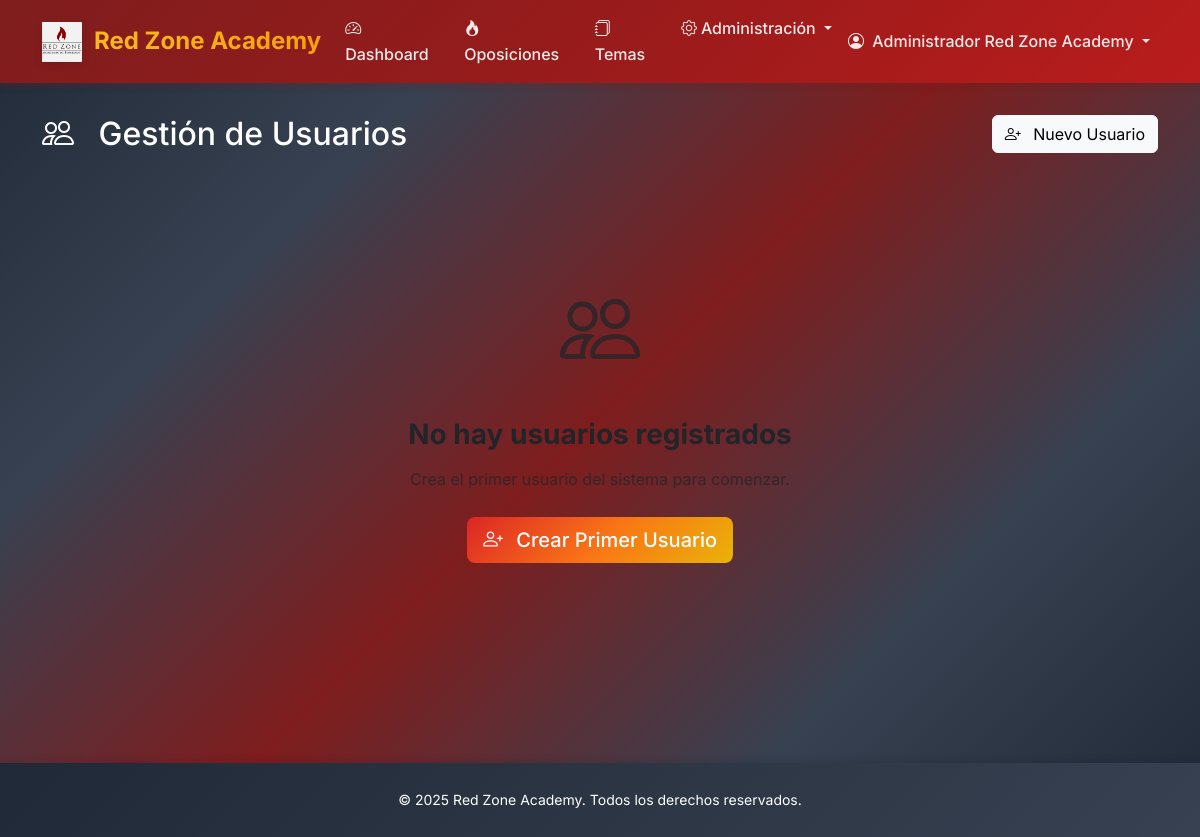
Page /dashboard/admin/users/ (signed in) on the earlier database version.
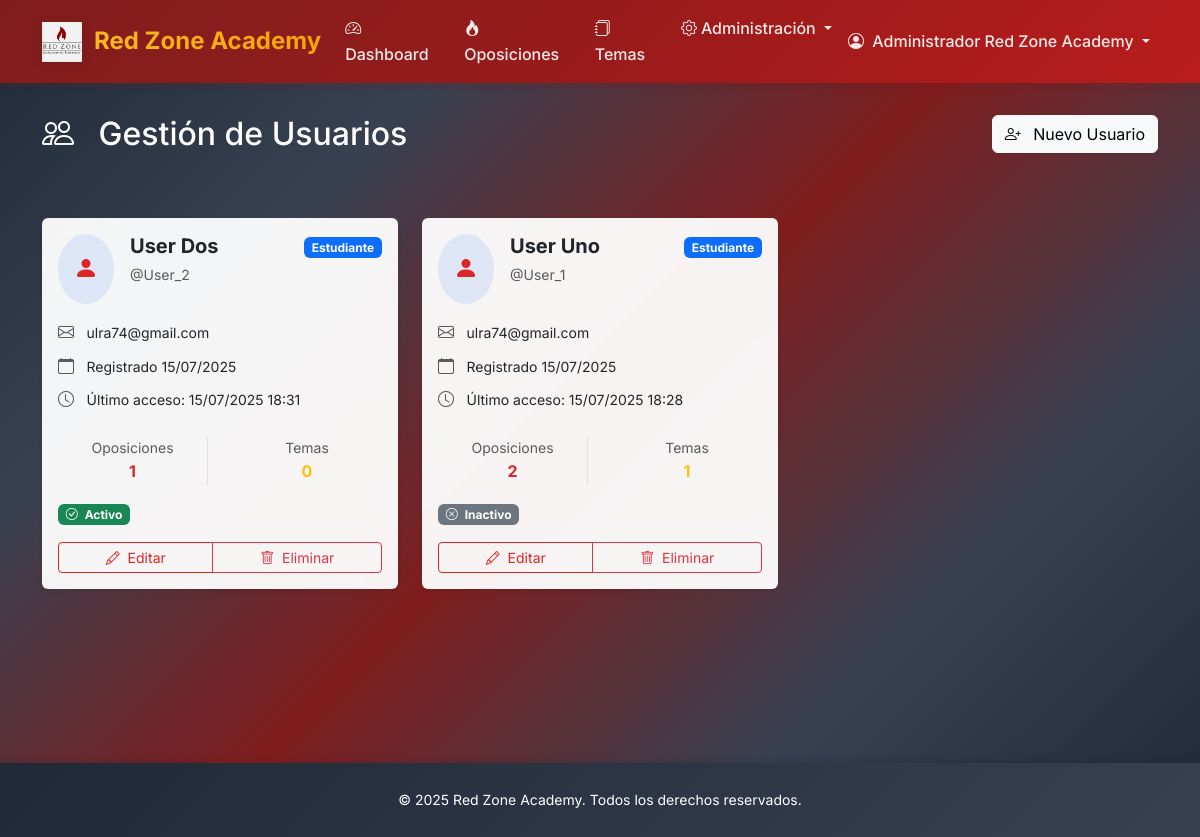
Same page on the later database version.
### accounts/models.py (models this page shows, shortened)
class CustomUser(AbstractUser):
    USER_TYPES = [
        ('admin', 'Administrador'),
        ('student', 'Alumno'),
    ]
    user_type = models.CharField(max_length=10, choices=USER_TYPES, default='student')
    created_at = models.DateTimeField(auto_now_add=True)
    def is_admin(self):
        return self.user_type == 'admin'

### core/views.py (the view)
# urls.py: path('admin/users/', views.AdminUserListView.as_view(), name='admin_user_list'),
class AdminUserListView(AdminRequiredMixin, ListView):
    model = CustomUser
    template_name = 'core/admin/user_list.html'
    context_object_name = 'users'
    paginate_by = 20
    def get_queryset(self):
        return CustomUser.objects.filter(user_type='student').order_by('-date_joined')
    def get_context_data(self, **kwargs):
        context = super().get_context_data(**kwargs)
        context['title'] = 'Gestión de Usuarios'
        return context

### core/views.py (called while the page is built)
    def test_func(self):
        return self.request.user.is_authenticated and self.request.user.is_admin()

### templates/core/admin/user_list.html (shortened to what the changed rows need)
{% extends 'base.html' %}
{% load humanize %}
{% block content %}
<div class="container-fluid d-flex flex-column" style="min-height: calc(100vh - 120px);">
    <div class="page-header">
        <div class="container">
            <div class="row align-items-center">
                <div class="col">
                    <h1 class="h2 mb-0">
                        <i class="bi bi-people me-3"></i>
                        {{ title }}
                    </h1>
                </div>
            </div>
        </div>
    </div>
    <div class="container flex-grow-1">
        {% if users %}
            <div class="row">
                {% for user in users %}
                    <div class="col-lg-4 col-md-6 mb-4">
                        <div class="card border-0 shadow-sm h-100 user-card">
                            <div class="card-body d-flex flex-column">
                                <div class="d-flex align-items-start mb-3">
                                    <div class="bg-primary bg-opacity-10 rounded-circle p-3 me-3">
                                        {% if user.user_type == 'admin' %}
                                            <i class="bi bi-shield-fill-check text-danger fs-4"></i>
                                        {% else %}
                                            <i class="bi bi-person-fill text-primary fs-4"></i>
                                        {% endif %}
                                    </div>
                                    <div class="flex-grow-1">
                                        <h5 class="card-title mb-1 fw-bold">
                                            {{ user.get_full_name|default:user.username }}
                                        </h5>
                                        <small class="text-muted">@{{ user.username }}</small>
                                    </div>
                                    <div>
                                        {% if user.user_type == 'admin' %}
                                            <span class="badge bg-danger">Admin</span>
                                        {% else %}
                                            <span class="badge bg-primary">Estudiante</span>
                                        {% endif %}
                                    </div>
                                </div>
                                <div class="mb-3 flex-grow-1">
                                    <div class="mb-2">
                                        <i class="bi bi-envelope text-muted me-2"></i>
                                        <small>{{ user.email|default:"Sin email" }}</small>
                                    </div>
                                    <div class="mb-2">
                                        <i class="bi bi-calendar text-muted me-2"></i>
                                        <small>Registrado {{ user.date_joined|date:"d/m/Y" }}</small>
                                    </div>
                                    <div class="mb-2">
                                        <i class="bi bi-clock text-muted me-2"></i>
                                        <small>Último acceso: {{ user.last_login|date:"d/m/Y H:i"|default:"Nunca" }}</small>
                                    </div>
                                </div>
                                {% if user.user_type == 'student' %}
                                <div class="mb-3">
                                    <div class="row text-center">
                                        <div class="col-6">
                                            <div class="border-end">
                                                <small class="text-muted d-block">Oposiciones</small>
                                                <span class="fw-bold text-primary">
                                                    {{ user.oposiciones_acceso.count }}
                                                </span>
                                            </div>
                                        </div>
                                        <div class="col-6">
                                            <small class="text-muted d-block">Temas</small>
                                            <span class="fw-bold text-warning">
                                                {{ user.temas_acceso.count }}
                                            </span>
                                        </div>
                                    </div>
                                </div>
                                {% endif %}
                                <div class="mb-3">
                                    {% if user.is_active %}
                                        <span class="badge bg-success">
                                            <i class="bi bi-check-circle me-1"></i>
                                            Activo
                                        </span>
                                    {% else %}
                                        <span class="badge bg-secondary">
                                            <i class="bi bi-x-circle me-1"></i>
                                            Inactivo
                                        </span>
                                    {% endif %}
                                </div>
                                <div class="d-grid gap-2">
                                    <div class="btn-group" role="group">
                                        <a href="{% url 'core:admin_user_update' user.pk %}"
                                           class="btn btn-outline-primary btn-sm">
                                            <i class="bi bi-pencil me-1"></i>
                                            Editar
                                        </a>
                                        {% if user != request.user %}
                                            <a href="{% url 'core:admin_user_delete' user.pk %}"
                                               class="btn btn-outline-danger btn-sm"
                                               onclick="return confirm('¿Estás seguro de que quieres eliminar este usuario?')">
                                                <i class="bi bi-trash me-1"></i>
                                                Eliminar
                                            </a>
                                        {% else %}
                                            <span class="btn btn-outline-secondary btn-sm disabled">
                                                <i class="bi bi-shield me-1"></i>
                                                Tu cuenta
                                            </span>
                                        {% endif %}
                                    </div>
                                </div>
                            </div>
                        </div>
                    </div>
                {% endfor %}
            </div>
        {% else %}
            <div class="row justify-content-center">
                <div class="col-md-6">
                    <div class="text-center py-5">
                        <div class="mb-4">
                            <i class="bi bi-people text-muted" style="font-size: 5rem;"></i>
                        </div>
                        <h3 class="fw-bold mb-3">No hay usuarios registrados</h3>
                        <p class="text-muted mb-4">
                            Crea el primer usuario del sistema para comenzar.
                        </p>
                        <a href="{% url 'core:admin_user_create' %}" class="btn btn-primary btn-lg">
                            <i class="bi bi-person-plus me-2"></i>
                            Crear Primer Usuario
                        </a>
                    </div>
                </div>
            </div>
        {% endif %}
    </div>
</div>
{% endblock %}

Differences in the rows shown:
added CustomUser: user_type "student" (drawn), get_full_name "User Dos", username "User_2", email "ulra74@gmail.com", date_joined "15/07/2025", last_login "15/07/2025 18:31", oposiciones_acceso.count "1", temas_acceso.count "0", is_active True (drawn), shows "Eliminar"
added CustomUser: user_type "student" (drawn), get_full_name "User Uno", username "User_1", email "ulra74@gmail.com", date_joined "15/07/2025", last_login "15/07/2025 18:28", oposiciones_acceso.count "2", temas_acceso.count "1", is_active False (drawn), shows "Eliminar"
Other differences:
text no longer shown: "No hay usuarios registrados Crea el primer usuario del sistema para comenzar. Crear Primer Usuario"
